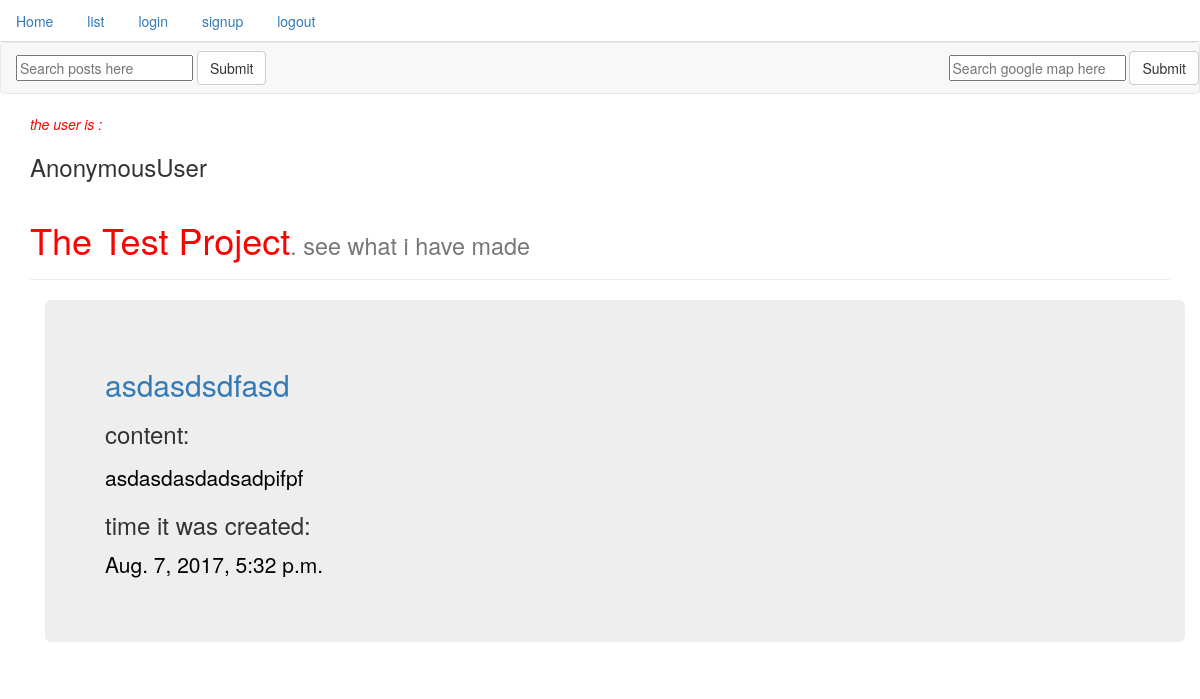
The page /posts/home/ on the database as committed earlier.
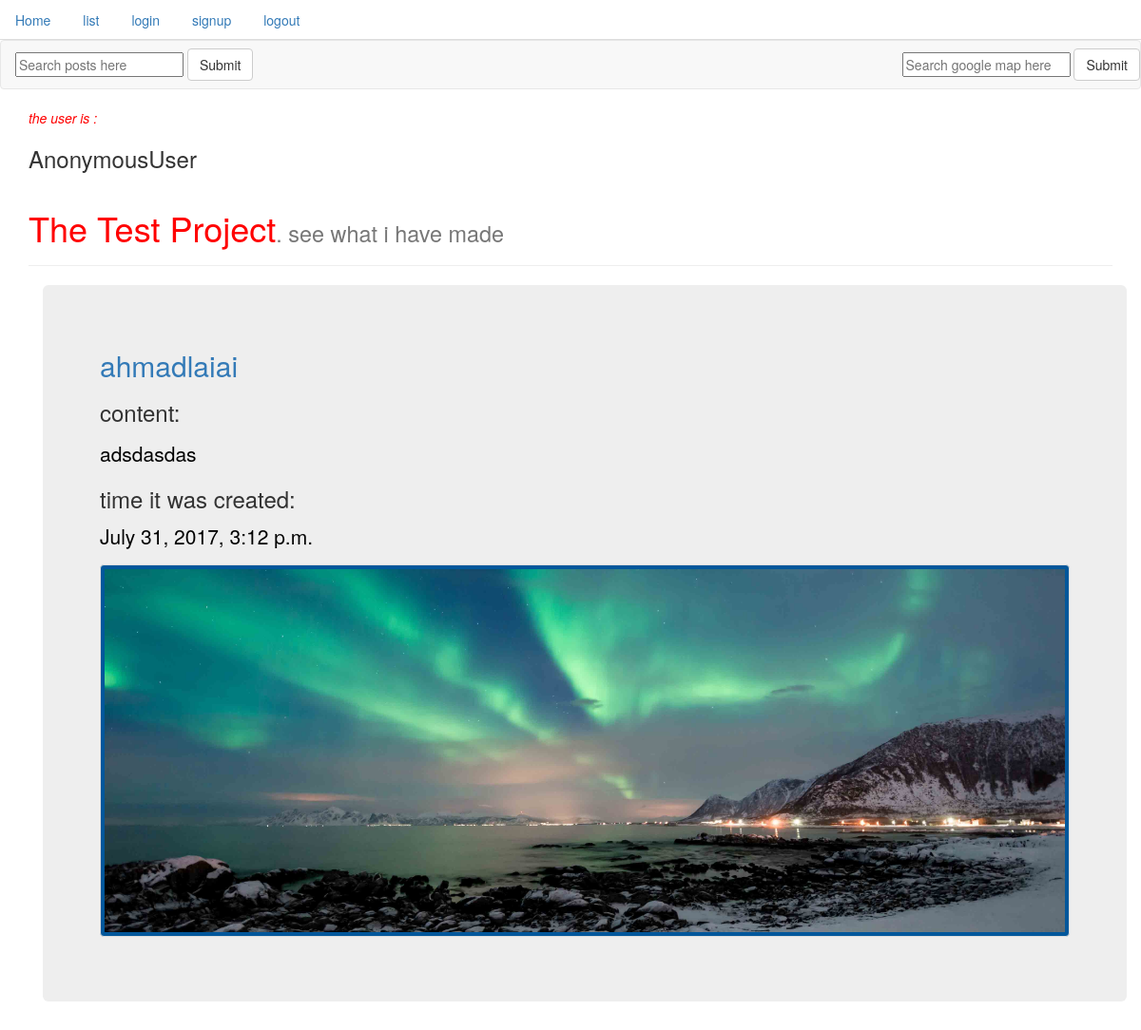
The same page on the database as committed later.
### post/models.py (models this page shows, shortened)
class Post(models.Model):
	author = models.ForeignKey(User, default=1)
	title = models.CharField(max_length=255)
	content = models.TextField()
	updated = models.DateTimeField(auto_now=True, auto_now_add=False)
	timestamp = models.DateTimeField(auto_now=False, auto_now_add = True)
	image = models.ImageField(upload_to="blog_images", null=True , blank=True)
	slug = models.SlugField(unique=True, null=True)
	draft  = models.BooleanField(default=True)
	publish= models.DateField()
	def get_absoulute_url(self):
		return reverse("post:detail", kwargs={"slug": self.slug})
	class Meta:
		ordering= ['-timestamp', '-updated']

### post/views.py (the view)
def post_home(request):
    obj = Post.objects.all().first()
    context = {
    "user": request.user,
    "post_last": obj,
    }
    return render(request, 'post_home.html', context)

### post/templates/post_home.html (shortened to what this page needs)
{% extends "base.html" %}
{% block content %}
<header>
<div class="page-header">
<h1>The Test Project<small>. see what i have made </h1>
   </div>
   </header>
<div class="container">
    <div class="jumbotron">
      <div class ="card-panel teal lighten-2" id="accordion">
                <a href={{post_last.get_absoulute_url}}><h2>{{post_last.title}}</h2></a>
                <h3>content:</h3>
                <p>{{post_last.content|linebreaks}}</p>
                <h3>time it was created:</h3>
                <p>{{post_last.timestamp}}</p>
                {% if post_last.image %}
                     <a href="#" class="thumbnail">
                     <img src="{{post_last.image.url}}" alt="...">
                     </a>
                {% endif %}
        </div>
    </div>
</div>
{% endblock content%}

### post/templates/base.html (shortened to what this page needs)
<!DOCTYPE html>
{% load static %}
<html>
<head>
	<link rel="stylesheet" href="{% static 'css/bootstrap.min.css' %}">
<link rel="stylesheet" href="{% static 'css/54321.css' %}">
<link rel="stylesheet" type="text/css" href="http://ajax.googleapis.com/ajax/libs/jqueryui/1/themes/smoothness/jquery-ui.css">
</head>
<body>
		<ul class="nav nav-tabs">
            <li role="presentation" id="top-tab"><a href="{%url 'post:home'%}">Home</a></li>
            <li role="presentation" id="top-tab"><a href="{%url 'post:list'%}">list</a></li>
            <li role="presentation" id="top-tab"><a href="{%url 'post:login'%}">login</a></li>
            <li role="presentation" id="top-tab"><a href="{%url 'post:signup'%}">signup</a></li>
            <li role="presentation" id="top-tab"><a href="{%url 'post:logout'%}">logout</a></li>
        </ul>
		 {% include 'navbar.html' %}
		 <div class="container">
		<cite>the user is :</cite><h3>{{user}}</h3>
		{% block content %}
		{% endblock content%}
		</div>
</body>
</html>

### post/templates/navbar.html
<nav class="navbar navbar-default">
	<form class="navbar-form navbar-left" action="{% url 'post:list'  %}" method="GET">
	        <div class="form-group">
	          <input type="text" name="q" id="search_bar" placeholder="Search posts here" value="{{request.GET.q}}">
	        </div>
	        <button type="submit" class="btn btn-default">Submit</button>
	</form>
	<form class="navbar-form navbar-right" action="{% url 'google_app:text'  %}" method="GET">
	        <div class="form-group">
	          <input type="text" name="q" id="search_bar" placeholder="Search google map here" value="{{request.GET.q}}">
	        </div>
	        <button type="submit" class="btn btn-default">Submit</button>
	</form>
</nav>

### post/static/css/54321.css (style rules this page uses)
h1 { color:red; }
cite { color:red; }
p { color: black; }
.thumbnail { background-color: #01579b; }

Rows that differ between the two databases and show on the page:
removed Post: title "asdasdsdfasd", content "asdasdasdadsadpifpf", timestamp "Aug. 7, 2017, 5:32 p.m."
now on this page (row unchanged): Post: title "ahmadlaiai", content "adsdasdas", timestamp "July 31, 2017, 3:12 p.m.", image (picture)
